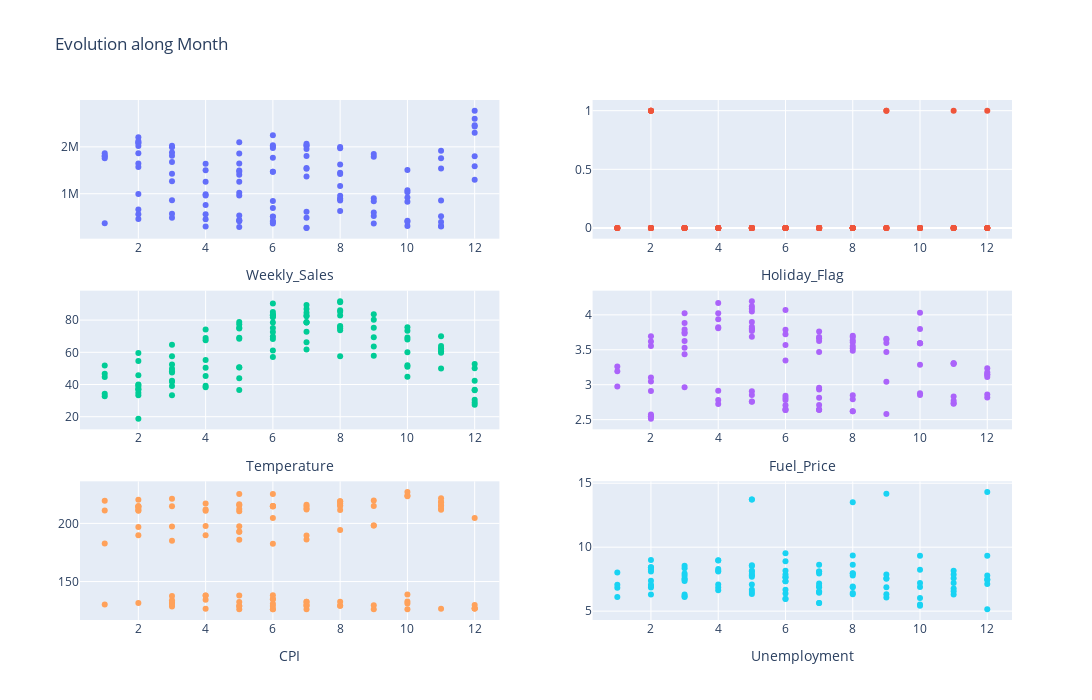

Notebook code for this chart:
### Code cell
import plotly.graph_objects as go
from plotly.subplots import make_subplots

x_axis = "Month"

wsales_df_for_viz = wsales_df.sort_values(by=[x_axis])

cols = ["Weekly_Sales", "Holiday_Flag", "Temperature", "Fuel_Price", "CPI", "Unemployment"]
fig = make_subplots(rows=3, cols=2)

positions = [(r, c) for r in range(1, 4) for c in range(1, 3)]

for i, col in enumerate(cols):
    row, col_pos = positions[i]

    fig.add_trace(go.Scatter(
        x=wsales_df_for_viz[x_axis], y=wsales_df_for_viz[col],
        mode="markers",
        name="Percentage hindered rentals",
    ),
    row=row,
    col=col_pos
    )
    axis_num = i + 1
    fig.update_layout({f"xaxis{axis_num}": dict(title=col)})

fig.update_layout(
    height=700,
    width=1200,
    title_text=f"Evolution along {x_axis}",
    showlegend=False
)

fig.show()
